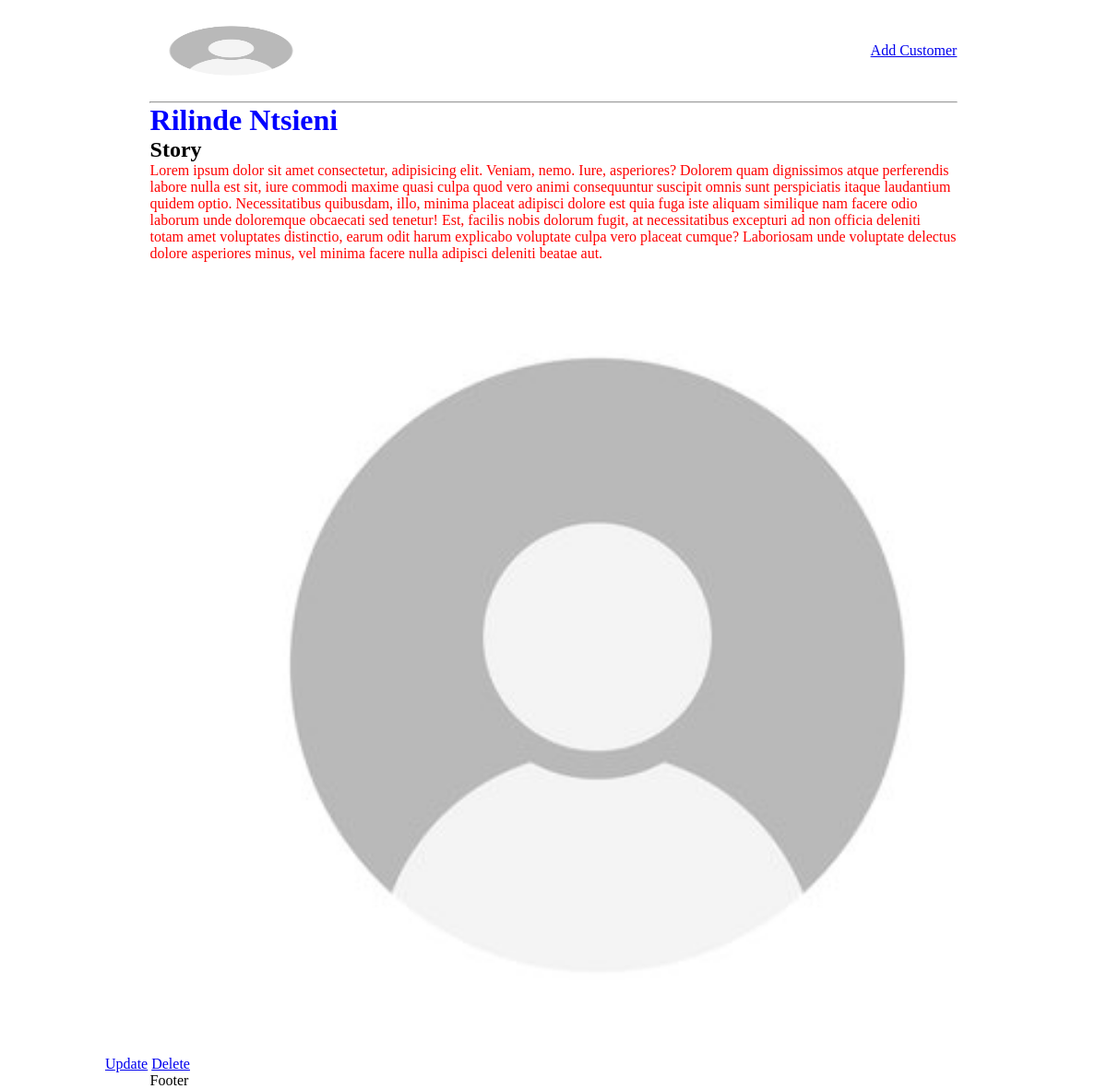
The page /customer/c3a046ef-046e-47af-ad14-cabac79129dd on the database as committed earlier.
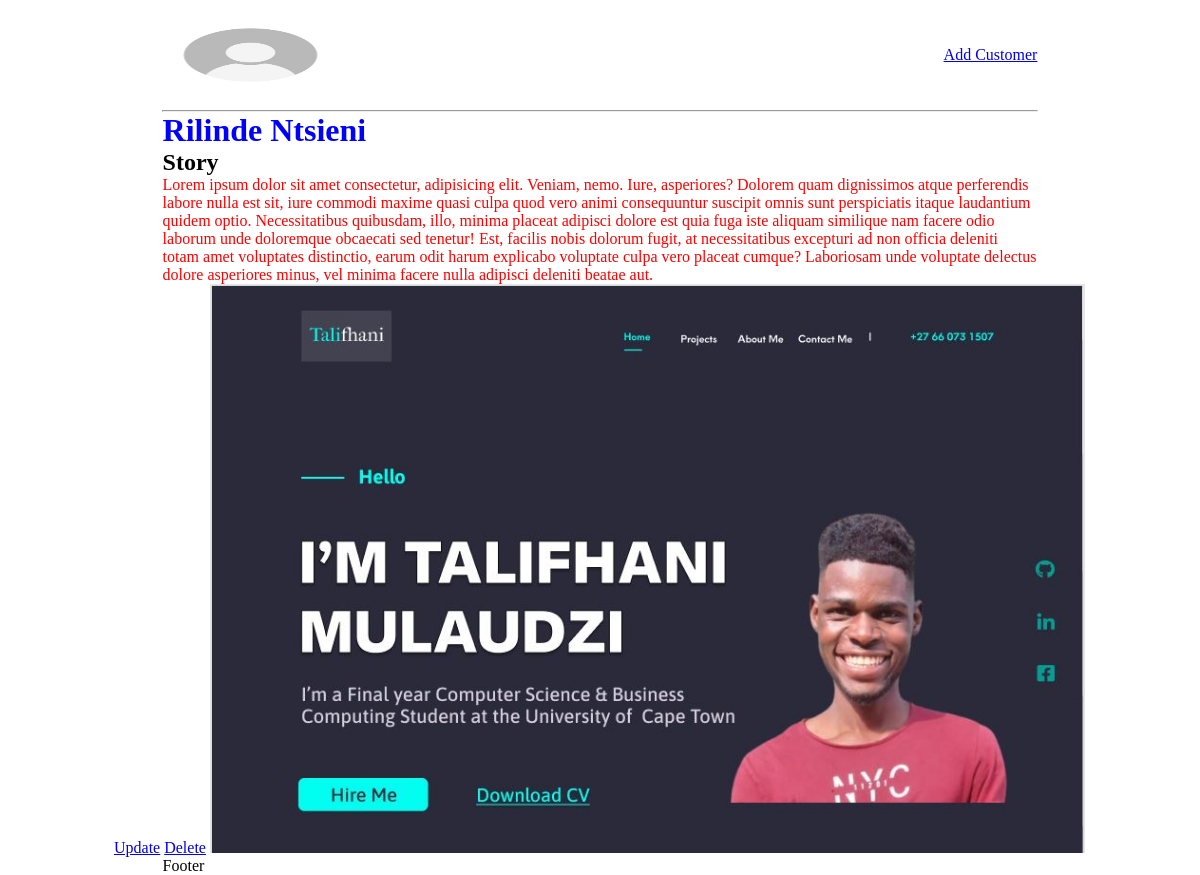
The same page on the database as committed later.
### timetestapp/models.py (models this page shows, shortened)
class Customer(models.Model):
    id = models.UUIDField(primary_key=True, editable=False, unique=True, default=uuid.uuid4)
    name = models.CharField(max_length=200)
    image = models.ImageField(null=True, blank=True, default=DEFAULT)
    role = models.TextField(blank=True, null=True)
    story = models.TextField(blank=True, null=True)

### timetestapp/views.py (the view)
# urls.py: path('customer/<str:pk>', views.user, name="customer"),
def user(request, pk):
    customer = Customer.objects.get(id=pk)
    context = {'customer':customer}
    return render(request, 'customer.html', context)

### timetestapp/templates/customer.html (shortened to what this page needs)
<!DOCTYPE html>
<html lang="en">
  <head>
  </head>
  <body>
    {% extends 'home.html' %} {% load static %} {% block cont %}
    <h1>{{customer.name}}</h1>
    <h2>Story</h2>
    <p>{{customer.story}}</p>
    <span><a href="{% url 'update-customer' customer.id %}">Update</a></span>
    <span><a href="{% url 'delete-customer' customer.id %}">Delete</a></span>
    {% if customer.image %}
    <img src="{{ customer.image.url }}" />
    {% else %}
    <img src="{% static 'images/default.jpeg' %}" />
    {% endif %} {% endblock cont %}

Rows that differ between the two databases and show on the page:
changed Customer "Rilinde Ntsieni": image: picture added
